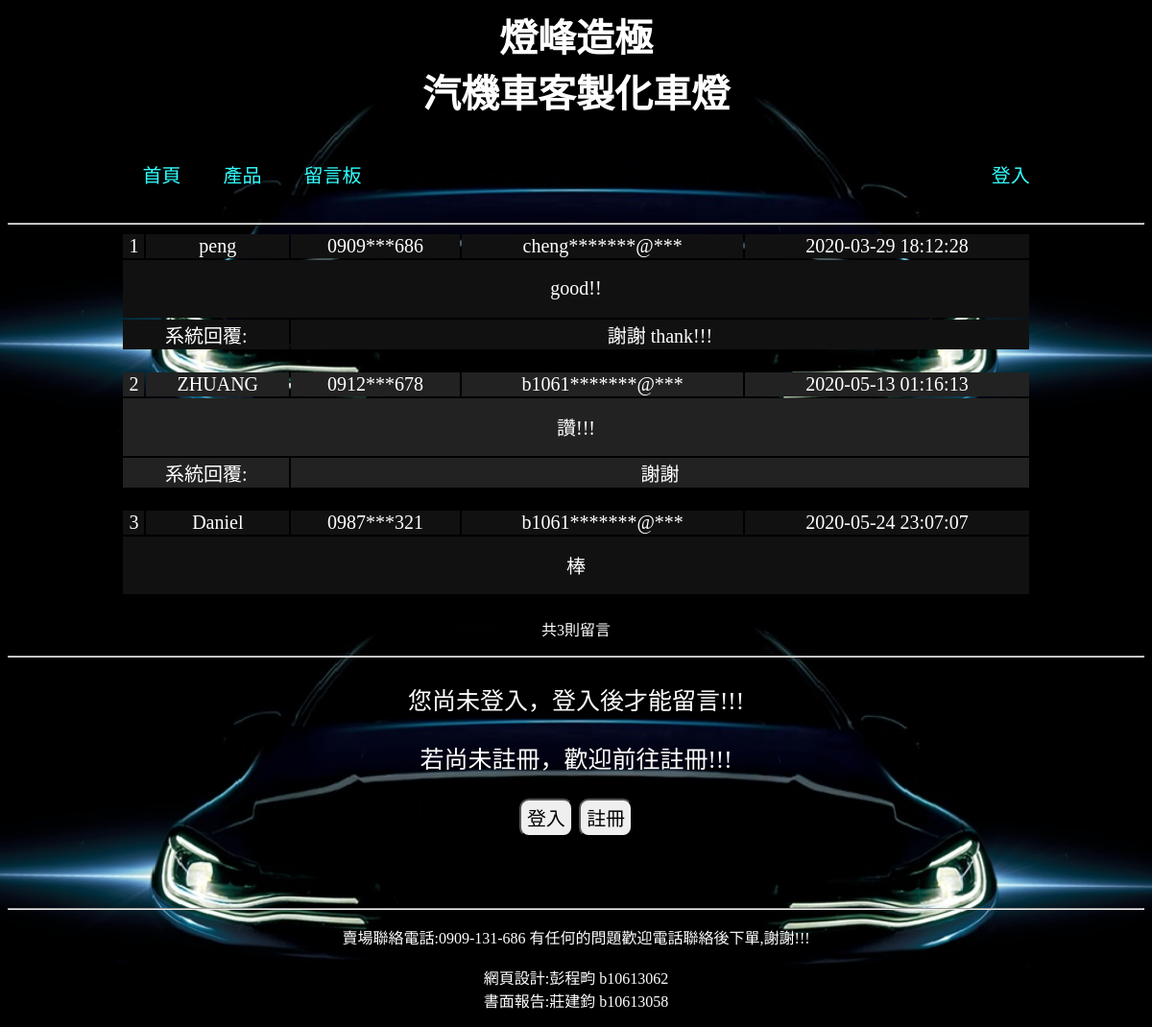
/form/comment.php, run on the app's committed database.
### tables this page shows
CREATE TABLE `member` (
  `id` int(11) NOT NULL AUTO_INCREMENT,
  `mid` char(30) NOT NULL,
  `name` varchar(20) NOT NULL,
  `pwd` varchar(20) NOT NULL,
  `date` datetime DEFAULT NULL,
  `level` int(11) NOT NULL,
  `phone` varchar(10) DEFAULT NULL,
  `address` varchar(30) DEFAULT NULL,
  `email` varchar(50) DEFAULT NULL,
  `imgPath` text NOT NULL,
  PRIMARY KEY (`id`),
  UNIQUE KEY `mid` (`mid`)
);

CREATE TABLE `comment` (
  `cid` int(11) NOT NULL AUTO_INCREMENT,
  `comdate` datetime DEFAULT NULL,
  `messenge` text DEFAULT NULL,
  `reply` text DEFAULT NULL,
  `mid` char(30) NOT NULL,
  PRIMARY KEY (`cid`)
);

### form/comment.php (the view, shortened to what this page needs)
<?php include './top.php';?>
<?php include '../DB/DB.php';
	$i=0;
	$sql = "SELECT * FROM member JOIN comment ON member.mid = comment.mid";
	$result = $conn->query($sql);
	echo "<table>";
	    while($row = $result->fetch_array()) {
			$i++;
			$i%2==0 ? $color="222222" : $color="111111";
			echo "<tr bgcolor=$color>
					<td width=20>$i</td>
					<td>$row[name]</td>
					<td>".substr($row['phone'],0,  4)."***".substr($row['phone'],  -3)."</td>
					<td>".substr($row['email'],0,  5)."*******@***"."</td>
					<td>$row[comdate]</td></tr>";
			echo "<tr bgcolor=$color height=60>
					<td colspan=5>$row[messenge]</td></tr>";
			if($row["reply"] != ""){
				echo "<td bgcolor=$color colspan=2>系統回覆:</td>
						<td bgcolor=$color colspan=3>$row[reply]</td>";
			}
			echo "<tr height=20></tr>";
		}
	echo "</table>";
	echo "共".$i."則留言<p>"."<hr>";
	if (!isset($_SESSION['username']) || $_SESSION['check'] < 0) {
		echo "<div id='content'>
			<p>您尚未登入，登入後才能留言!!!</p>
			<p>若尚未註冊，歡迎前往註冊!!!</p>
			<p>
				<input type='button' value='登入' onclick=location.href='login.php'>
				<input type='button' value='註冊' onclick=location.href='register.php'>
			</p>
			</div>";
	}
?>
<br><br><br><br><br><br><br><br><br><br><br><hr>

### css/style.css (style rules this page uses)
body { background-size: 100%; color: white; font-family: DFKai-sb; text-align: center; }
#content { font-size: 25px; height: 30px; border-radius: 10px; }
#content input { font-size: 20px; height: 40px; border-radius: 10px; }
table { margin-left: 10%; width: 80%; font-size: 20px; text-align: center; }

### data on the page
member: name "peng", phone "0909", phone "686", email "cheng", comment.comdate "2020-03-29 18:12:28", comment.messenge "good!!", comment.reply "謝謝 thank!!!"
member: name "ZHUANG", phone "0912", phone "678", email "b1061", comment.comdate "2020-05-13 01:16:13", comment.messenge "讚!!!", comment.reply "謝謝"
member: name "Daniel", phone "0987", phone "321", email "b1061", comment.comdate "2020-05-24 23:07:07", comment.messenge "棒"

### other printed values
$i "3"
